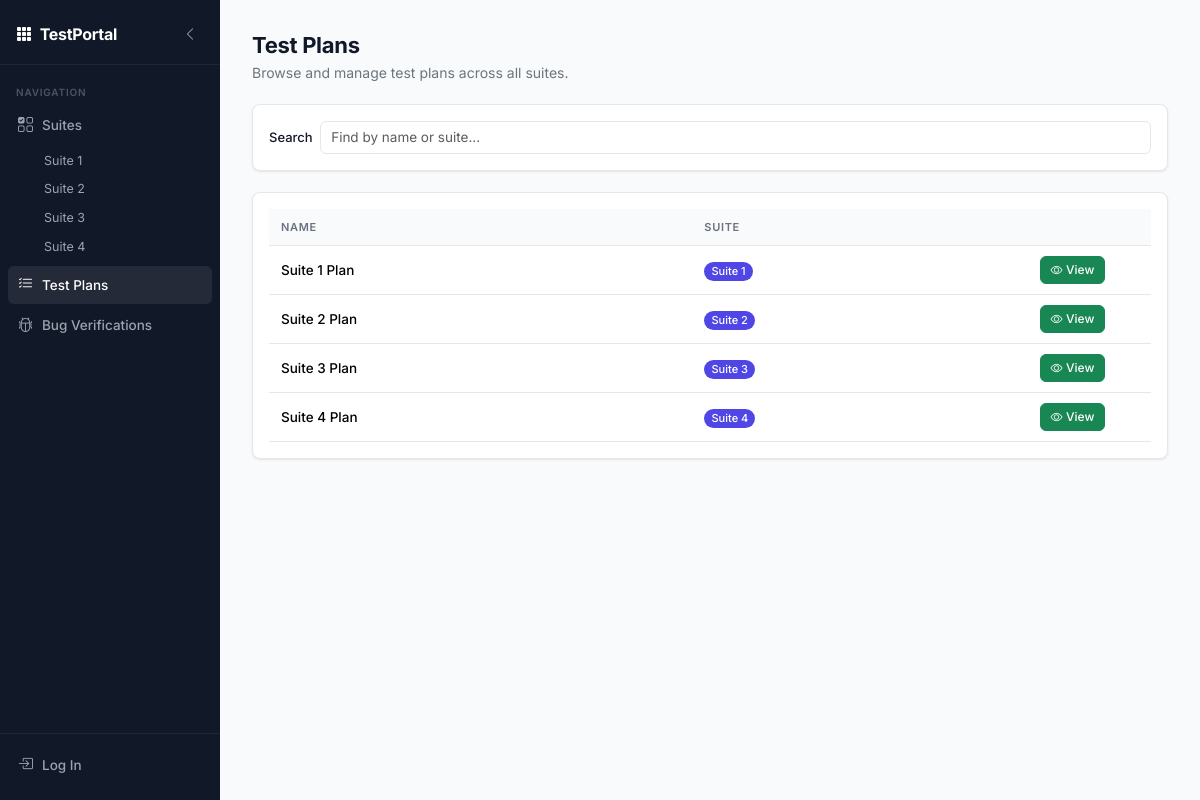
Page /test-plans/ on the committed database.
### testportal/models/suite.py (models this page shows)
class Suite(models.Model):
    class Meta:
        ordering = ('name',)
    name = models.CharField(max_length=100, unique=True)
    active = models.BooleanField(default=True)
    description = models.TextField(blank=True, null=True)
    product = models.ForeignKey(Product, blank=True, null=True, on_delete=models.SET_NULL)
    def __str__(self):
        return f'{self.name}'

### testportal/models/test_plan.py (models this page shows, shortened)
class TestPlan(models.Model):
    class Meta:
        ordering = ('name',)
        verbose_name_plural = 'Test Plans'
    name = models.CharField(max_length=256)
    suite = models.ForeignKey(Suite, on_delete=models.CASCADE)
    description = models.TextField(blank=True, null=True)
    developers = models.TextField(blank=True, null=True)
    features_to_test = models.TextField(blank=True, null=True)
    notes = models.TextField(blank=True, null=True)

### testportal/views/test_plan_list_view.py (the view)
# urls.py: path('test-plans/', test_plan_list_view, name='test_plan_list_view'),
def test_plan_list_view(request):
    context = {}
    test_plans = TestPlan.objects.select_related('suite').order_by('suite')
    suites = Suite.objects.values('name', 'id')
    context['test_plans'] = test_plans
    context['suites'] = suites
    return render(request, 'testportal/test_plan_list_view.html', context)

### templates/testportal/test_plan_list_view.html (shortened to what this page needs)
{% extends "core/layout.html" %}
{% block content %}
<div class="d-flex flex-column flex-md-row justify-content-between align-items-md-center gap-3 mb-4">
    <div>
        <h1 class="mb-1">Test Plans</h1>
        <p class="text-secondary mb-0">Browse and manage test plans across all suites.</p>
    </div>
</div>
<div class="card mb-4">
    <div class="card-body py-3">
        <div class="d-flex align-items-center gap-2">
            <label for="test-plan-search-box" class="form-label mb-0 text-nowrap">Search</label>
            <input class="form-control" type="text" id="test-plan-search-box" placeholder="Find by name or suite...">
        </div>
    </div>
</div>
<div class="card">
    <div class="card-body p-0">
        <div class="table-responsive">
            <table class="table table-hover align-middle mb-0" id="test-plan-list-table">
                <thead>
                    <tr>
                        <th style="width: 48%;">Name</th>
                        <th style="width: 38%;">Suite</th>
                        <th style="width: 14%;"></th>
                    </tr>
                </thead>
                <tbody>
                    {% for test_plan in test_plans %}
                    <tr id="test-plan-row-{{ test_plan.id }}" class="test-plan-row" data-test-plan-id="{{ test_plan.id }}">
                        <td class="fw-medium">{{ test_plan.name }}</td>
                        <td>
                            <a href="/suites/{{ test_plan.suite }}/" class="text-decoration-none">
                                <span class="badge rounded-pill bg-suite-pill">{{ test_plan.suite }}</span>
                            </a>
                        </td>
                        <td>
                            <div class="d-flex gap-2">
                                <a class="btn btn-success btn-sm" href="/test-plans/{{ test_plan.id }}/" title="View plan">
                                    <i class="bi bi-eye me-1"></i><span class="d-none d-lg-inline">View</span>
                                </a>
                            </div>
                        </td>
                    </tr>
                    {% empty %}
                    <tr>
                        <td colspan="3" class="text-center text-secondary py-4">No test plans found.</td>
                    </tr>
                    {% endfor %}
                </tbody>
            </table>
        </div>
    </div>
</div>
{% endblock %}

### templates/core/layout.html (shortened to what this page needs)
<!DOCTYPE html>
<html lang="en">
<head>
    {% load static %}
    <link href="https://cdn.jsdelivr.net/npm/bootstrap@5.3.3/dist/css/bootstrap.min.css" rel="stylesheet">
    <link rel="stylesheet" href="https://cdn.jsdelivr.net/npm/bootstrap-icons@1.11.3/font/bootstrap-icons.css">
    <link rel="stylesheet" type="text/css" href="{% static 'testportal/style.css' %}">
</head>
<body>
<nav id="tp-sidebar">
    <div class="tp-brand">
        <a href="/suites/"><i class="bi bi-grid-3x3-gap-fill"></i> <span class="tp-brand-text">TestPortal</span></a>
        <button id="tp-desktop-sidebar-toggle" type="button" aria-label="Collapse sidebar" title="Collapse sidebar">
            <i class="bi bi-chevron-left"></i>
        </button>
    </div>
    <div class="tp-nav-label">Navigation</div>
    <ul class="tp-nav">
        <li>
            <a href="/suites/" class="tp-nav-link"><i class="bi bi-ui-checks-grid"></i> <span class="tp-nav-text">Suites</span></a>
            {% if suites %}
            <ul class="tp-subnav">
                {% for suite in suites %}
                <li><a href="/suites/{{ suite.name }}/dashboard/" class="tp-subnav-link"><span class="tp-subnav-text">{{ suite.name }}</span></a></li>
                {% endfor %}
            </ul>
            {% endif %}
        </li>
        <li><a href="/test-plans/" class="tp-nav-link"><i class="bi bi-list-check"></i> <span class="tp-nav-text">Test Plans</span></a></li>
        <li><a href="/bug-verifications" class="tp-nav-link"><i class="bi bi-bug"></i> <span class="tp-nav-text">Bug Verifications</span></a></li>
    </ul>
    <div class="tp-sidebar-footer">
        {% if user.is_authenticated %}
        <div class="tp-user-pill"><i class="bi bi-person-circle"></i> <span class="tp-user-text">{{ user.username }}</span></div>
        <form method="post" action="{% url 'logout' %}" class="tp-logout-form">
            {% csrf_token %}
            <button type="submit" class="tp-nav-link tp-logout tp-logout-button">
                <i class="bi bi-box-arrow-right"></i> <span class="tp-nav-text">Log Out</span>
            </button>
        </form>
        {% else %}
        <a href="{% url 'login' %}" class="tp-nav-link"><i class="bi bi-box-arrow-in-right"></i> <span class="tp-nav-text">Log In</span></a>
        {% endif %}
    </div>
</nav>
<main id="tp-main">
    <div class="tp-content">
        {% block content %}{% endblock %}
    </div>
</main>
<link rel="stylesheet" href="https://cdnjs.cloudflare.com/ajax/libs/jquery-contextmenu/2.7.1/jquery.contextMenu.min.css">
</body>
</html>

### static/testportal/style.css (style rules this page uses)
:root { --tp-sidebar-w: 220px; --tp-sidebar-bg: #111827; --tp-sidebar-text: #9ca3af; --tp-sidebar-text-hover: #f9fafb; --tp-sidebar-active-bg: rgba(255,255,255,.08); --tp-sidebar-active-text: #ffffff; --tp-sidebar-brand: #ffffff; --tp-sidebar-label: #4b5563; --tp-sidebar-border: rgba(255,255,255,.06); --tp-bg: #f8fafc; --tp-surface: #ffffff; --tp-border: #e5e7eb; --tp-text: #111827; --tp-text-muted: #6b7280; --tp-accent: #4f46e5; --tp-accent-hover: #4338ca; --tp-radius: 8px; --tp-shadow: 0 1px 3px rgba(0,0,0,.06), 0 1px 2px rgba(0,0,0,.04); --tp-shadow-md: 0 4px 6px rgba(0,0,0,.06), 0 2px 4px rgba(0,0,0,.05); }
*, *::before, *::after { box-sizing: border-box; }
html, body { height: 100%; margin: 0; font-family: 'Inter', system-ui, sans-serif; font-size: 14px; background: var(--tp-bg); color: var(--tp-text); -webkit-font-smoothing: antialiased; }
#tp-sidebar { position: fixed; top: 0; left: 0; width: var(--tp-sidebar-w); height: 100vh; background: var(--tp-sidebar-bg); display: flex; flex-direction: column; z-index: 1000; transition: transform .25s ease; overflow-y: auto; overflow-x: hidden; }
.tp-brand { padding: 20px 16px 16px; border-bottom: 1px solid var(--tp-sidebar-border); flex-shrink: 0; display: flex; align-items: center; justify-content: space-between; gap: 8px; }
.tp-brand a { color: var(--tp-sidebar-brand); font-size: 16px; font-weight: 700; text-decoration: none; display: flex; align-items: center; gap: 8px; letter-spacing: -.3px; }
#tp-desktop-sidebar-toggle { border: none; background: transparent; color: var(--tp-sidebar-text); width: 28px; height: 28px; border-radius: 6px; display: inline-flex; align-items: center; justify-content: center; cursor: pointer; transition: background .15s, color .15s; }
.tp-nav-label { padding: 20px 16px 6px; font-size: 10px; font-weight: 600; letter-spacing: .08em; text-transform: uppercase; color: var(--tp-sidebar-label); flex-shrink: 0; }
.tp-nav { list-style: none; margin: 0; padding: 0 8px; flex: 1; }
.tp-nav > li { margin-bottom: 2px; }
.tp-nav-link { display: flex; align-items: center; gap: 9px; padding: 8px 10px; border-radius: 6px; color: var(--tp-sidebar-text); text-decoration: none; font-size: 13.5px; font-weight: 500; transition: background .15s, color .15s; white-space: nowrap; }
.tp-nav-link:hover, .tp-nav-link.active { background: var(--tp-sidebar-active-bg); color: var(--tp-sidebar-active-text); }
.tp-nav-link i { font-size: 15px; flex-shrink: 0; }
.tp-subnav { list-style: none; margin: 2px 0 4px; padding: 0 0 0 26px; }
.tp-subnav-link { display: block; padding: 5px 10px; border-radius: 5px; color: var(--tp-sidebar-text); text-decoration: none; font-size: 12.5px; transition: background .15s, color .15s; white-space: nowrap; overflow: hidden; text-overflow: ellipsis; }
.tp-sidebar-footer { padding: 12px 8px 16px; border-top: 1px solid var(--tp-sidebar-border); flex-shrink: 0; }
#tp-main { margin-left: var(--tp-sidebar-w); min-height: 100vh; transition: margin-left .25s ease; }
.tp-content { padding: 32px 32px; max-width: 1400px; }
h1 { font-size: 22px; font-weight: 700; letter-spacing: -.3px; margin-bottom: 20px; color: var(--tp-text); }
.card { border: 1px solid var(--tp-border) !important; border-radius: var(--tp-radius) !important; box-shadow: var(--tp-shadow) !important; }
.card-body { padding: 16px !important; }
.table { font-size: 13.5px; border-color: var(--tp-border); }
.table > :not(caption) > * > * { padding: 10px 12px; vertical-align: middle; }
.table thead th { font-size: 11px; font-weight: 600; letter-spacing: .06em; text-transform: uppercase; color: var(--tp-text-muted); background: #f9fafb; border-bottom: 1px solid var(--tp-border); white-space: nowrap; }
.btn { font-size: 13px; font-weight: 500; border-radius: 6px; padding: 6px 14px; transition: all .15s; }
.btn-sm { font-size: 12px; padding: 4px 10px; }
.form-control, .form-select { font-size: 13.5px; border-radius: 6px; border-color: var(--tp-border); transition: border-color .15s, box-shadow .15s; }
.form-label { font-size: 13px; font-weight: 500; color: var(--tp-text); }
.badge { font-size: 11px; font-weight: 500; }
.bg-suite-pill { background-color: #4f46e5 !important; }

### rows in the picture
Suite: name "Suite 1"
Suite: name "Suite 2"
Suite: name "Suite 3"
Suite: name "Suite 4"
TestPlan: name "Suite 1 Plan", suite "Suite 1"
TestPlan: name "Suite 2 Plan", suite "Suite 2"
TestPlan: name "Suite 3 Plan", suite "Suite 3"
TestPlan: name "Suite 4 Plan", suite "Suite 4"
